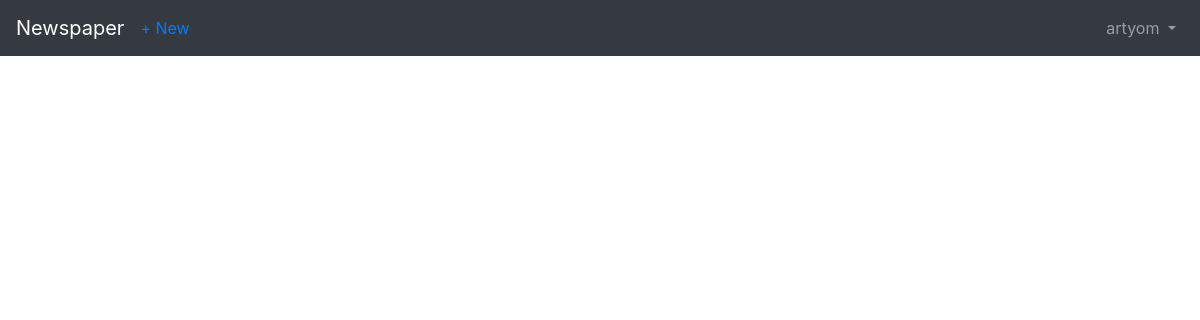
The page /articles/ (signed in) on the database as committed earlier.
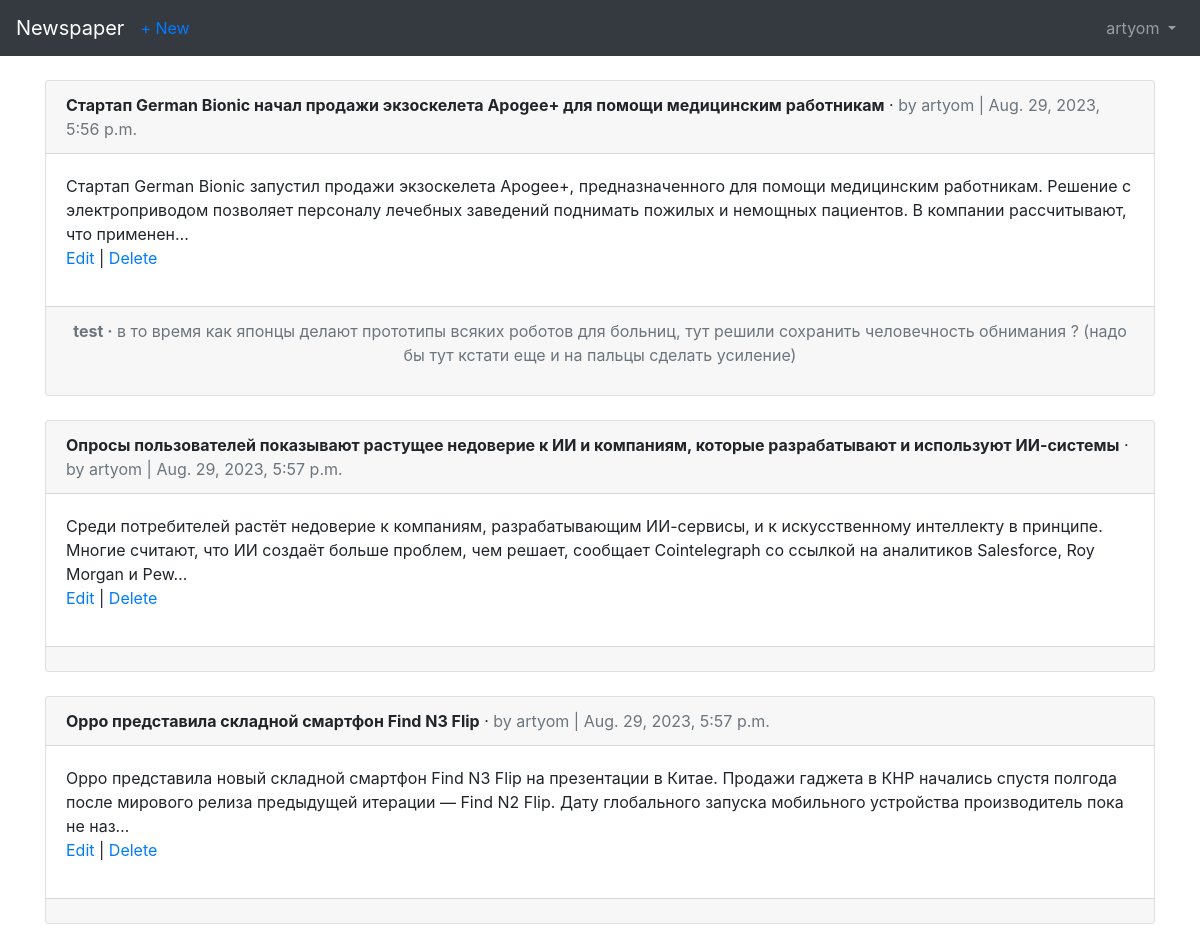
The same page on the database as committed later.
### users/models.py (models this page shows)
class CustomUser(AbstractUser):
    age = models.PositiveIntegerField(default=0)

### articles/models.py (models this page shows, shortened)
class Article(models.Model):
    title = models.CharField(max_length=255)
    body = models.TextField()
    date=models.DateTimeField(auto_now_add=True)
    author=models.ForeignKey(settings.AUTH_USER_MODEL, on_delete=models.CASCADE)

class Comment(models.Model):
    article = models.ForeignKey(Article, on_delete=models.CASCADE, related_name='comments')
    comment = models.CharField(max_length=300)
    author = models.ForeignKey(settings.AUTH_USER_MODEL,on_delete=models.CASCADE,)
    def __str__(self):
        return self.comment

### articles/views.py (the view)
# urls.py: path('', views.ArticleListView.as_view(), name='article_list'),
class ArticleListView(LoginRequiredMixin, ListView):
    model=models.Article
    template_name = 'article_list.html'
    login_url = 'login'

### templates/article_list.html (shortened to what this page needs)
{% extends 'base.html' %}
{% block content %}
    {% for article in object_list %}
        <div class="card">
            <div class="card-header">
                <span class="font-weight-bold">{{ article.title }}</span> &middot;
                <span class="text-muted">by {{ article.author }} | {{ article.date }}</span>
            </div>
            <div class="card-body">
            {{ article.body|truncatechars:255 }}
            <p>
            <a href="{% url 'article_edit' article.pk %}">Edit</a> |
            <a href="{% url 'article_delete' article.pk %}">Delete</a>
            </p>
            </div>
            <div class="card-footer text-center text-muted">
                {% for comment in article.comments.all %}
                    <p>
                        <span class="font-weight-bold">{{ comment.author }} &middot;</span>
                        {{ comment }}
                    </p>
                {% endfor %}
            </div>
        </div>
        <br />
    {% endfor %}
{% endblock content %}

### templates/base.html (shortened to what this page needs)
<!doctype html>
<html lang="en">
  <head>
    <link rel="stylesheet" href="https://stackpath.bootstrapcdn.com/bootstrap/4.1.3/css/bootstrap.min.css">
  </head>
  <body>
    <body>
      <nav class="navbar navbar-expand-md navbar-dark bg-dark mb-4">
      <a class="navbar-brand" href="{% url 'home' %}">Newspaper</a>
      {% if user.is_authenticated %}
        <ul class="navbar-nav mr-auto">
          <li class="nav-item"><a href="{% url 'article_new' %}">+ New</a></li>
        </ul>
      {% endif %}
      <div class="collapse navbar-collapse" id="navbarCollapse">
        {% if user.is_authenticated %}
          <ul class="navbar-nav ml-auto">
            <li class="nav-item">
              <a class="nav-link dropdown-toggle" href="#" id="userMenu" data-toggle="dropdown" aria-haspopup="true" aria-expanded="false">
                {{ user.username }}
              </a>
            </li>
          </ul>
        {% endif %}
      </div>
    </nav>
    <div class="container">
      {% block content %}
      {% endblock content %}
    </div>
  </body>
</html>

Rows that differ between the two databases and show on the page:
added Article: title "Стартап German Bionic начал продажи экзоскелета Apogee+ для помощи медицинским работникам", author "artyom", date "Aug. 29, 2023, 5:56 p.m.", body "Стартап German Bionic запустил продажи экзоскелета Apogee+, предназначенного для помощи медицинским работникам. Решение с электроприводом позволяет персоналу лечебных заведений поднимать пожилых и немощных пациентов. В компании рассчитывают, что применен…"
added Comment: author "test", comment "в то время как японцы делают прототипы всяких роботов для больниц, тут решили сохранить человечность обнимания ? (надо бы тут кстати еще и на пальцы сделать усиление)"
added Article: title "Опросы пользователей показывают растущее недоверие к ИИ и компаниям, которые разрабатывают и используют ИИ-системы", author "artyom", date "Aug. 29, 2023, 5:57 p.m.", body "Среди потребителей растёт недоверие к компаниям, разрабатывающим ИИ-сервисы, и к искусственному интеллекту в принципе. Многие считают, что ИИ создаёт больше проблем, чем решает, сообщает Cointelegraph со ссылкой на аналитиков Salesforce, Roy Morgan и Pew…"
added Article: title "Oppo представила складной смартфон Find N3 Flip", author "artyom", date "Aug. 29, 2023, 5:57 p.m.", body "Oppo представила новый складной смартфон Find N3 Flip на презентации в Китае. Продажи гаджета в КНР начались спустя полгода после мирового релиза предыдущей итерации — Find N2 Flip. Дату глобального запуска мобильного устройства производитель пока не наз…"
